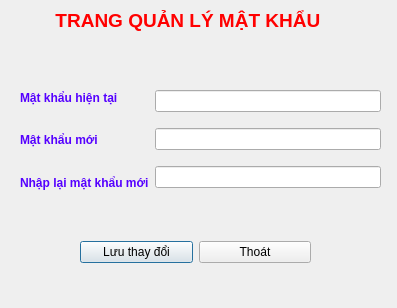
<?xml version="1.0" encoding="UTF-8"?>
<ui version="4.0">
 <class>Doimatkhau</class>
 <widget class="QDialog" name="Doimatkhau">
  <property name="geometry">
   <rect>
    <x>0</x>
    <y>0</y>
    <width>397</width>
    <height>308</height>
   </rect>
  </property>
  <property name="windowTitle">
   <string>Dialog</string>
  </property>
  <widget class="QLabel" name="label">
   <property name="geometry">
    <rect>
     <x>50</x>
     <y>0</y>
     <width>281</width>
     <height>41</height>
    </rect>
   </property>
   <property name="text">
    <string>&lt;html&gt;&lt;head/&gt;&lt;body&gt;&lt;p align=&quot;center&quot;&gt;&lt;span style=&quot; font-size:14pt; font-weight:600; color:#ff0000;&quot;&gt;TRANG QUẢN LÝ MẬT KHẨU &lt;/span&gt;&lt;/p&gt;&lt;/body&gt;&lt;/html&gt;</string>
   </property>
  </widget>
  <widget class="QWidget" name="">
   <property name="geometry">
    <rect>
     <x>80</x>
     <y>240</y>
     <width>231</width>
     <height>25</height>
    </rect>
   </property>
   <layout class="QHBoxLayout" name="horizontalLayout_2">
    <item>
     <widget class="QPushButton" name="thaydoi">
      <property name="text">
       <string>Lưu thay đổi</string>
      </property>
     </widget>
    </item>
    <item>
     <widget class="QPushButton" name="thoat">
      <property name="text">
       <string>Thoát</string>
      </property>
     </widget>
    </item>
   </layout>
  </widget>
  <widget class="QWidget" name="">
   <property name="geometry">
    <rect>
     <x>20</x>
     <y>80</y>
     <width>361</width>
     <height>121</height>
    </rect>
   </property>
   <layout class="QHBoxLayout" name="horizontalLayout">
    <item>
     <layout class="QVBoxLayout" name="verticalLayout">
      <item>
       <widget class="QLabel" name="label_2">
        <property name="text">
         <string>&lt;html&gt;&lt;head/&gt;&lt;body&gt;&lt;p&gt;&lt;span style=&quot; font-weight:600; color:#5500ff;&quot;&gt;Mật khẩu hiện tại&lt;/span&gt;&lt;/p&gt;&lt;/body&gt;&lt;/html&gt;</string>
        </property>
       </widget>
      </item>
      <item>
       <widget class="QLabel" name="label_3">
        <property name="text">
         <string>&lt;html&gt;&lt;head/&gt;&lt;body&gt;&lt;p&gt;&lt;span style=&quot; font-weight:600; color:#5500ff;&quot;&gt;Mật khẩu mới&lt;/span&gt;&lt;/p&gt;&lt;/body&gt;&lt;/html&gt;</string>
        </property>
       </widget>
      </item>
      <item>
       <widget class="QLabel" name="label_4">
        <property name="text">
         <string>&lt;html&gt;&lt;head/&gt;&lt;body&gt;&lt;p&gt;&lt;span style=&quot; font-weight:600; color:#5500ff;&quot;&gt;Nhập lại mật khẩu mới&lt;/span&gt;&lt;/p&gt;&lt;/body&gt;&lt;/html&gt;</string>
        </property>
       </widget>
      </item>
     </layout>
    </item>
    <item>
     <layout class="QVBoxLayout" name="verticalLayout_2">
      <item>
       <widget class="QLineEdit" name="mkhientai">
        <property name="echoMode">
         <enum>QLineEdit::Password</enum>
        </property>
       </widget>
      </item>
      <item>
       <widget class="QLineEdit" name="mkmoi">
        <property name="echoMode">
         <enum>QLineEdit::Password</enum>
        </property>
       </widget>
      </item>
      <item>
       <widget class="QLineEdit" name="mkmoi2">
        <property name="echoMode">
         <enum>QLineEdit::Password</enum>
        </property>
       </widget>
      </item>
     </layout>
    </item>
   </layout>
  </widget>
 </widget>
 <resources/>
 <connections/>
</ui>
